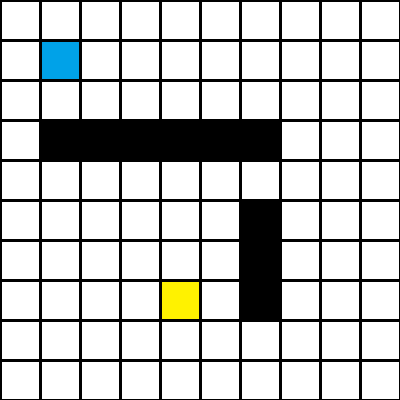
#> input picture Task 2/task2_practice/test_images/test_image2.png, 400 x 400 px
$ python imple.py   (Python 2 division)
#> lines starting #> are read from the running program, lines starting #| are printed output that depends on the picture; after the words box and inside, x2 and y2 are one past the last pixel; in counts of white or black regions, pixels touching at a corner belong together
# -*- coding: cp1252 -*-
#############################HAPPY HOLIDAYS############################
'''
**************************************************************************
*                  IMAGE PROCESSING (e-Yantra 2014)
*                  ================================
*  This software is intended to teach image processing concepts
*
*  MODULE: Path Planning
*  Filename: task2_code.py
*  Version: 1.0.0
*  Date: December 25, 2014
*
*  Author: Jayant Solanki, Uttam Kumar Gupta, Department of Electronics
*  & Communications, University of Allahabad.
*
*  Software released under Creative Commons CC BY-NC-SA
*
*  For legal information refer to:
*        http://creativecommons.org/licenses/by-nc-sa/4.0/legalcode
*
*
*  This software is made available on an “AS IS WHERE IS BASIS”.
*  Licensee/end user indemnifies and will keep e-Yantra indemnified from
*  any and all claim(s) that emanate from the use of the Software or
*  breach of the terms of this agreement.
*
*  e-Yantra - An MHRD project under National Mission on Education using
*  ICT(NMEICT)
*
**************************************************************************
'''
############################################
## Import OpenCV
import cv2
import heapq
############################################

############################################
## Read the image
grid_map= [ [ 0 for i in range(10) ] for j in range(10) ]
xs=0
ys=0
xe=0
ye=0

img = cv2.imread('test_images/test_image2.png',-1) #showing alpha channel too
#> img is the input picture: shape (400, 400, 4); mean B, G, R, A 196.2, 197.6, 196.4, 255
############################################
width,height=img.shape[:2]
#> width = 400; height = 400
############################################
## Do the processing

#creating 10x10 matrix space map with black as obstable and other colors as paths.
for x in range(0, 10):
    X=x*40+20
    for y in range(0,10):
        Y=y*40+20
        #print "Pixels ",Y,X," pixel value  b= ",img[Y,X,0]," g= ",img[Y,X,1]," r= ",img[Y,X,2]
        #cv2.circle(img,(Y,X), 5, (0,0,255), -1)
        if img[Y,X,0]==232 and img[Y,X,1]==162 and img[Y,X,2]==0: #start point blue

            xs=x+1
            ys=y+1
            #cv2.circle(img,(X,Y), 5, (0,255,0), -1)
        elif img[Y,X,0]==0 and img[Y,X,1]==242 and img[Y,X,2]==255: #end point yellow

            xe=x+1
            ye=y+1
            #cv2.circle(img,(X,Y), 5, (0,0,255), -1)
        elif img[Y,X,0]==0 and img[Y,X,1]==0 and img[Y,X,2]==0: #obstacle black
            grid_map[y][x]=1
            #cv2.circle(img,(X,Y), 5, (0,0,255), -1)
        continue


#####processing for shortest path starts#####
#################
def solve(start, finish, heuristic):
    """Find the shortest path from START to FINISH."""
    heap = []
    print start,finish
    link = {} # parent node link
    h = {} # heuristic function
    g = {} # shortest path to a node

    g[start] = 0
    h[start] = 0
    link[start] = None


    heapq.heappush(heap, (0, start))

    while True:


        f, current = heapq.heappop(heap)
        #print "dfg",f,current
        #print current
        if current == finish:
            route=build_path(start, finish, link)
            #print "route_length= ", g[current]
            #print "route_path= ",route[1:len(route)]
            for i in range(1,len(route)):
                cv2.line(img,(route[i-1].y*40+20,route[i-1].x*40+20),(route[i].y*40+20,route[i].x*40+20),(232,162,0), 3)
            cv2.imwrite('image',img)
            return g[current], route[1:len(route)]


        moves = current.get_moves()
        distance = g[current]
        for mv in moves:
            #print mv.x,mv.y
            if grid_map[mv.x][mv.y]==1: #bypass obstacle
                continue

            if  (mv not in g or g[mv] > distance + 1):
                g[mv] = distance + 1
                if  mv not in h:
                    h[mv] = heuristic(mv)
                link[mv] = current
                Y=mv.y*40+20
                X=mv.x*40+20
                cv2.circle(img,(Y,X), 5, (0,0,255), -1)
                heapq.heappush(heap, (g[mv] + h[mv], mv))
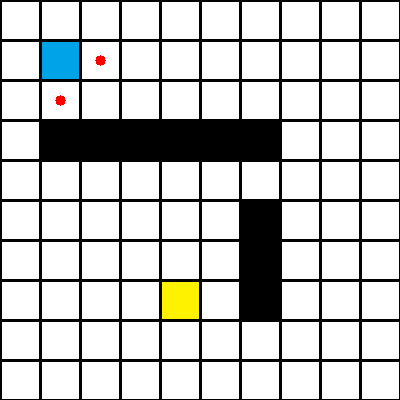
#> img: shape (400, 400, 4); 0.1% of pixels changed, all inside (x1, y1, x2, y2) = (55, 55, 106, 106)
#> after the loop, g = 3 items; h = 3 items; link = 3 items

    ##Drawing Line
    for i in range(1,len(route)):
        cv2.line(img,(route[i-1].y*40+20,route[i-1].x*40+20),(route[i].y*40+20,route[i].x*40+20),(232,162,0), 3)
    cv2.imshow('image',img)


def build_path(start, finish, parent):
    """
    Reconstruct the path from start to finish given
    a dict of parent links.

    """
    x = finish
    xs = [x]
    while x != start:
        x = parent[x]
        xs.append(x)
    xs.reverse()

    return xs


class GridPoint(object):
    """Represent a position on a grid."""
    def __init__(self, x, y):
        self.x = x
        self.y = y

    def __hash__(self):
        return hash((self.x, self.y))

    def __repr__(self):
        return "(%d,%d)" % (self.y+1, self.x+1)

    def __eq__(self, other):
        return self.x == other.x and self.y == other.y

    def get_moves(self):


        if self.x>=0 and self.x<=len(grid_map)-1 and self.y>=0 and self.y<=len(grid_map)-1:
            if self.x + 1<len(grid_map):
                yield GridPoint(self.x + 1, self.y)
            if self.y + 1<len(grid_map):
                yield GridPoint(self.x, self.y + 1)
            if self.x - 1>=-1:
                yield GridPoint(self.x - 1, self.y)
            if self.y - 1>=-1:
                yield GridPoint(self.x, self.y - 1)

def manhattan_h(goal):
   def f(pos):
       dx, dy = pos.x - goal.x, pos.y - goal.y
       return abs(dx) + abs(dy)
   return f
def grid_test_manhattan_heuristic():
    return solve(grid_start, grid_end, manhattan_h(grid_end))


grid_start = GridPoint(ys-1,xs-1)
grid_end = GridPoint(ye-1,xe-1)
#print grid_map
#> (the run stopped early here; a loop or call above may not have finished)

$ run again, with Task 2/task2_practice/test_images/test_image1.png copied over Task 2/task2_practice/test_images/test_image2.png
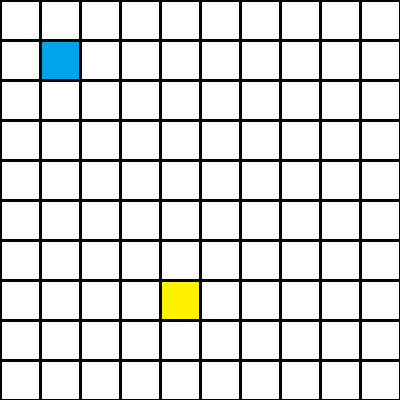
#> input picture Task 2/task2_practice/test_images/test_image1.png, 400 x 400 px
#> img is the input picture: shape (400, 400, 4); mean B, G, R, A 215.8, 217.3, 216, 255
#> after the loop in solve, `while True:`:
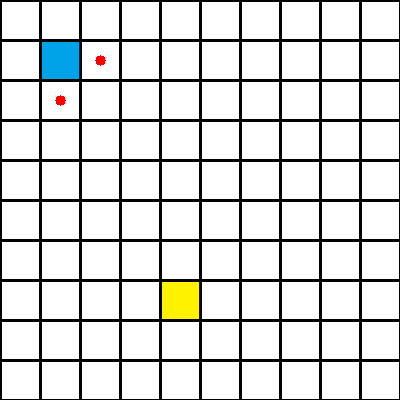
#> img: shape (400, 400, 4); 0.1% of pixels changed, all inside (x1, y1, x2, y2) = (55, 55, 106, 106)
#> after the loop in solve, `while True:`: g = 3 items

$ run again, with Task 2/task2_practice/test_images/test_image3.png copied over Task 2/task2_practice/test_images/test_image2.png
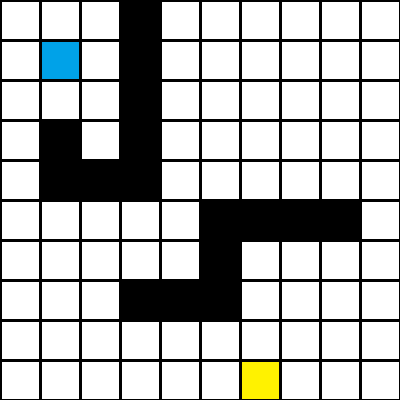
#> input picture Task 2/task2_practice/test_images/test_image3.png, 400 x 400 px
#> img is the input picture: shape (400, 400, 4); mean B, G, R, A 180.9, 182.4, 181.1, 255
#> after the loop in solve, `while True:`:
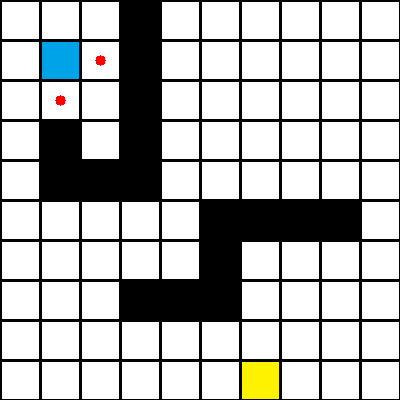
#> img: shape (400, 400, 4); 0.1% of pixels changed, all inside (x1, y1, x2, y2) = (55, 55, 106, 106)
#> after the loop in solve, `while True:`: g = 3 items

$ run again, with Task 2/task2_practice/test_images/test_image4.png copied over Task 2/task2_practice/test_images/test_image2.png
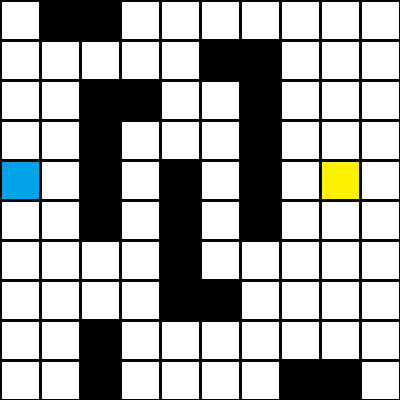
#> input picture Task 2/task2_practice/test_images/test_image4.png, 400 x 400 px
#> img is the input picture: shape (400, 400, 4); mean B, G, R, A 167.8, 169.3, 168, 255
#> after the loop in solve, `while True:`:
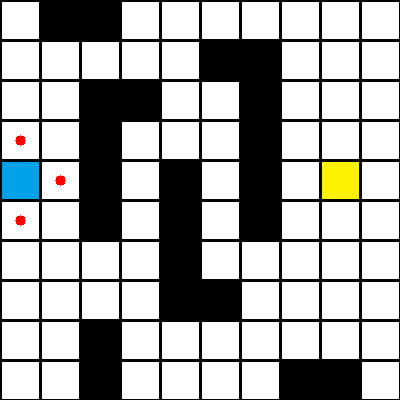
#> img: shape (400, 400, 4); 0.15% of pixels changed, all inside (x1, y1, x2, y2) = (15, 135, 66, 226)
#> after the loop in solve, `while True:`: g = 5 items
